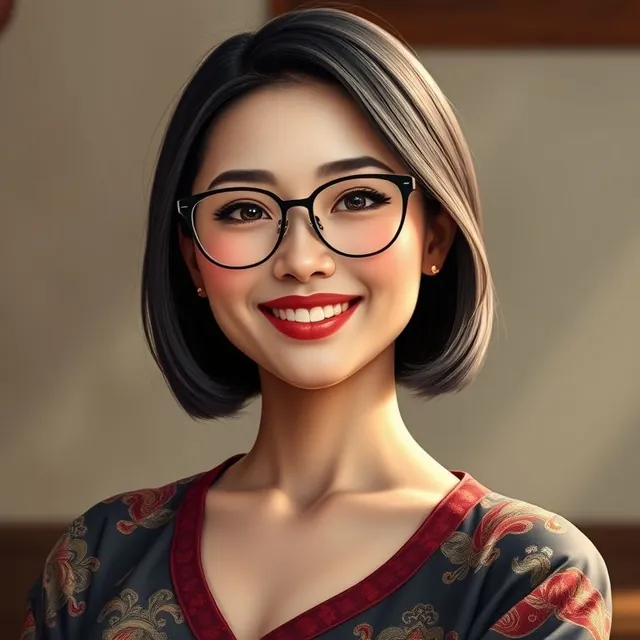
#> input picture DreamGirl/scripts/dev-samples/bob-glasses.webp, 640 x 640 px
$ python prepare_night.py dev-samples/bob-glasses.webp
#> lines starting #> are read from the running program, lines starting #| are printed output that depends on the picture
"""Prepare the landing page photograph.

    python scripts/prepare_night.py path/to/photo.jpg

Writes two black-and-white files into public/night/:
  bg.jpg    the full frame, for the landing page
  glow.jpg  a crop of her glowing silhouette, used inside the app
"""
import sys
from pathlib import Path

from PIL import Image, ImageOps

# Where she stands in the frame, as fractions of width and height (left, top, right, bottom).
GLOW_BOX = (0.36, 0.20, 0.82, 0.92)


def main(src: str) -> None:
#> called with src = 'dev-samples/bob-glasses.webp'
    out = Path(__file__).resolve().parent.parent / "public" / "night"
    out.mkdir(parents=True, exist_ok=True)
    im = ImageOps.exif_transpose(Image.open(src)).convert("L").convert("RGB")
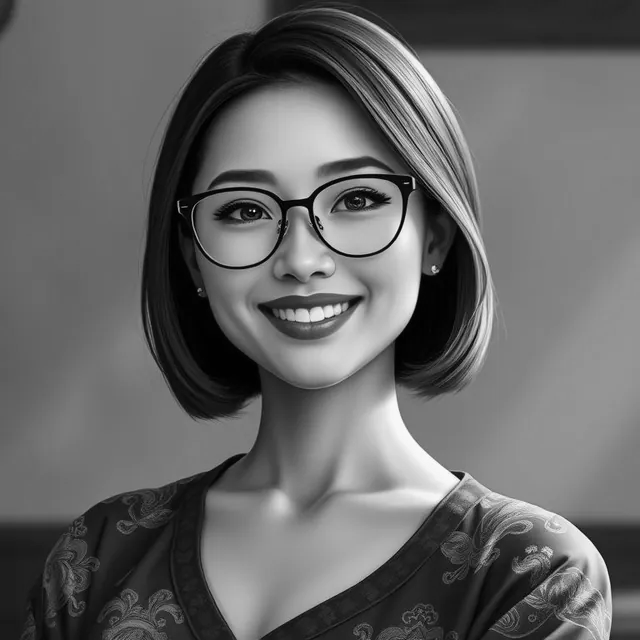
#> im: PIL image 640x640 RGB; min 0, max 252, mean 102.2
    w, h = im.size
#> w = 640; h = 640
    l, t, r, b = GLOW_BOX
    glow = im.crop((int(l * w), int(t * h), int(r * w), int(b * h)))
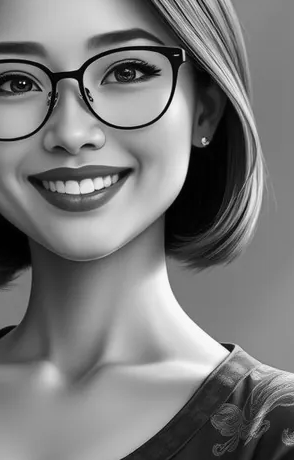
#> glow: PIL image 294x460 RGB; min 0, max 252, mean 121.8
    full = im.copy()
    full.thumbnail((2000, 2000), Image.LANCZOS)
    glow.thumbnail((900, 1300), Image.LANCZOS)
    for name, pic in (("bg.jpg", full), ("glow.jpg", glow)):
        path = out / name
        pic.save(path, "JPEG", quality=84, optimize=True, progressive=True)
        print(f"{path.name}: {pic.size}, {path.stat().st_size // 1024} KB")
#> this loop made 2 passes
#> name on passes 1 to 2: 'bg.jpg', 'glow.jpg'
#| bg.jpg: (640, 640), 44 KB
#| glow.jpg: (294, 460), 20 KB


if __name__ == "__main__":
    if len(sys.argv) != 2:
        sys.exit(__doc__)
    main(sys.argv[1])

$ run again, on DreamGirl/scripts/dev-samples/cartoon-classic.webp
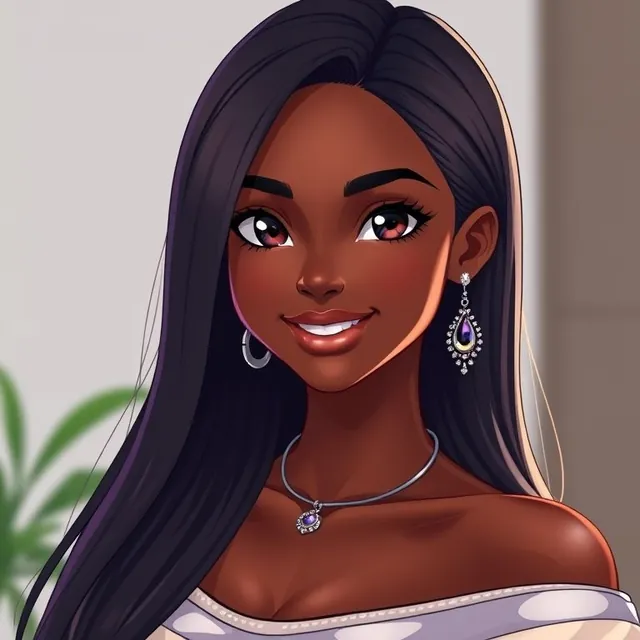
#> input picture DreamGirl/scripts/dev-samples/cartoon-classic.webp, 640 x 640 px
#> in main, `im = ImageOps.exif_transpose(Image.open(src)).convert("L").convert("RG..`:
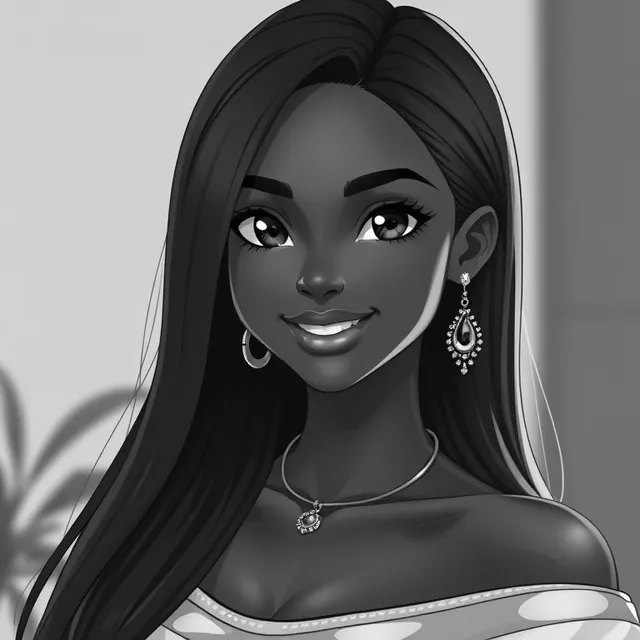
#> im: PIL image 640x640 RGB; min 0, max 255, mean 103.9
#> in main, `glow = im.crop((int(l * w), int(t * h), int(r * w), int(b * h)))`:
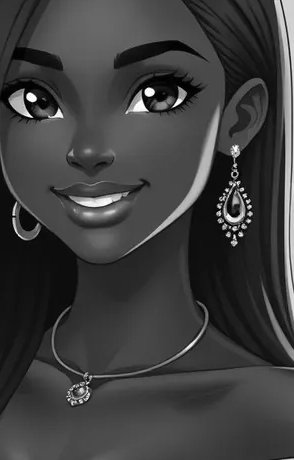
#> glow: PIL image 294x460 RGB; min 0, max 255, mean 62
#> the loop in main, `for name, pic in (("bg.jpg", full), ("glow.jpg", glow)):` made 2 passes
#> name on passes 1 to 2: 'bg.jpg', 'glow.jpg'
#> (printed output is left out)

$ run again, on DreamGirl/scripts/dev-samples/indian-smile.webp
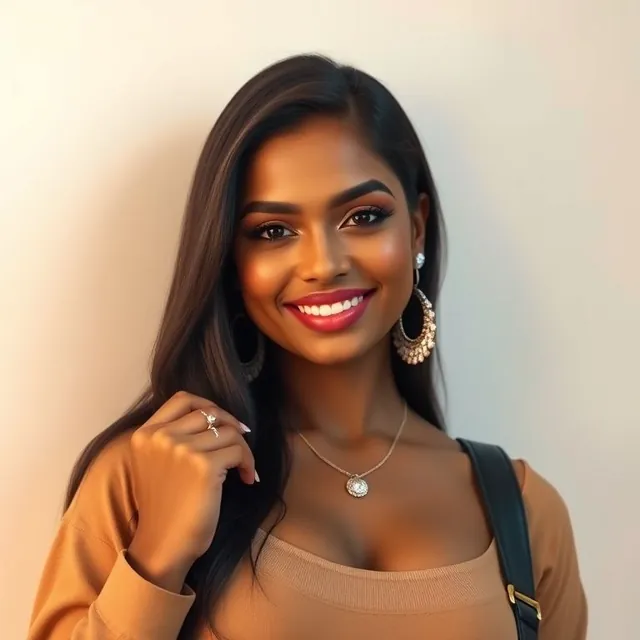
#> input picture DreamGirl/scripts/dev-samples/indian-smile.webp, 640 x 640 px
#> in main, `im = ImageOps.exif_transpose(Image.open(src)).convert("L").convert("RG..`:
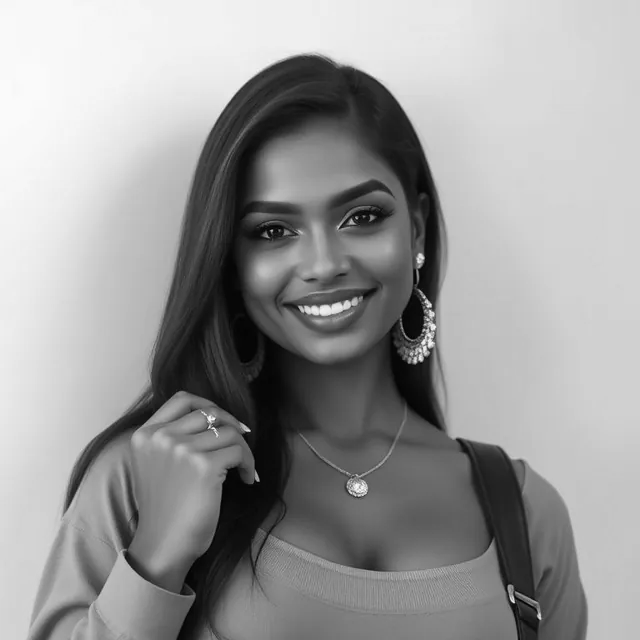
#> im: PIL image 640x640 RGB; min 0, max 251, mean 154.2
#> in main, `glow = im.crop((int(l * w), int(t * h), int(r * w), int(b * h)))`:
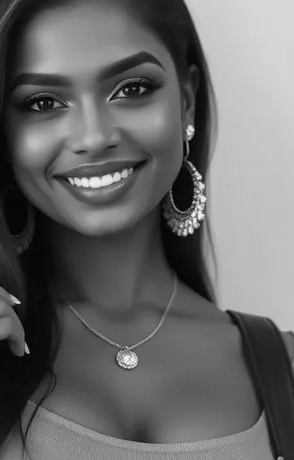
#> glow: PIL image 294x460 RGB; min 0, max 251, mean 104
#> the loop in main, `for name, pic in (("bg.jpg", full), ("glow.jpg", glow)):` made 2 passes
#> name on passes 1 to 2: 'bg.jpg', 'glow.jpg'
#> (printed output is left out)

$ run again, on DreamGirl/scripts/dev-samples/serious-dark.webp
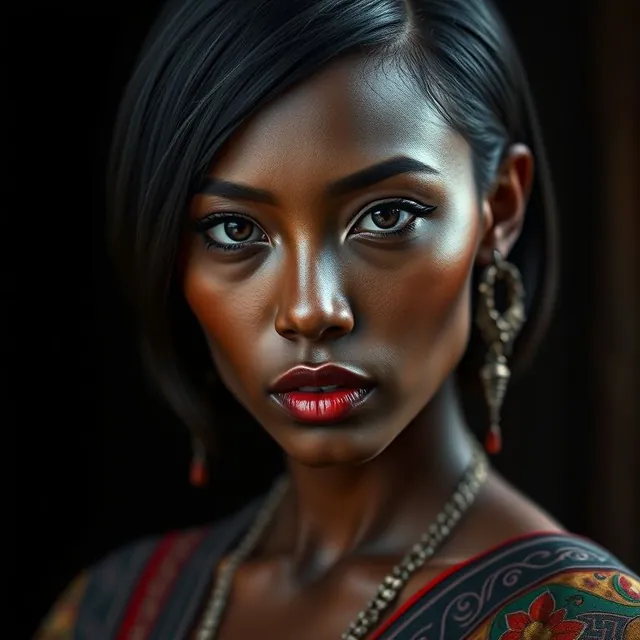
#> input picture DreamGirl/scripts/dev-samples/serious-dark.webp, 640 x 640 px
#> in main, `im = ImageOps.exif_transpose(Image.open(src)).convert("L").convert("RG..`:
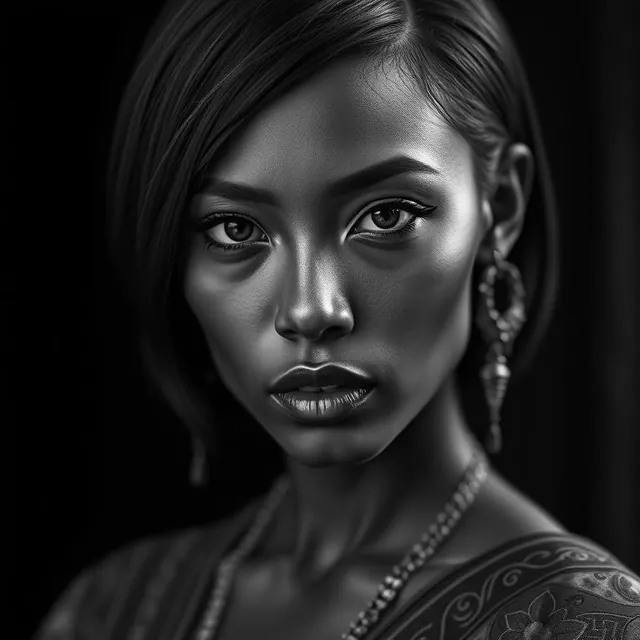
#> im: PIL image 640x640 RGB; min 0, max 253, mean 35.2
#> in main, `glow = im.crop((int(l * w), int(t * h), int(r * w), int(b * h)))`:
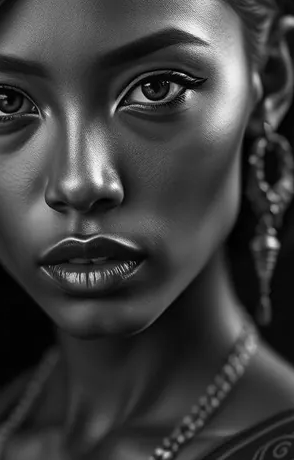
#> glow: PIL image 294x460 RGB; min 0, max 253, mean 62.1
#> the loop in main, `for name, pic in (("bg.jpg", full), ("glow.jpg", glow)):` made 2 passes
#> name on passes 1 to 2: 'bg.jpg', 'glow.jpg'
#> (printed output is left out)
